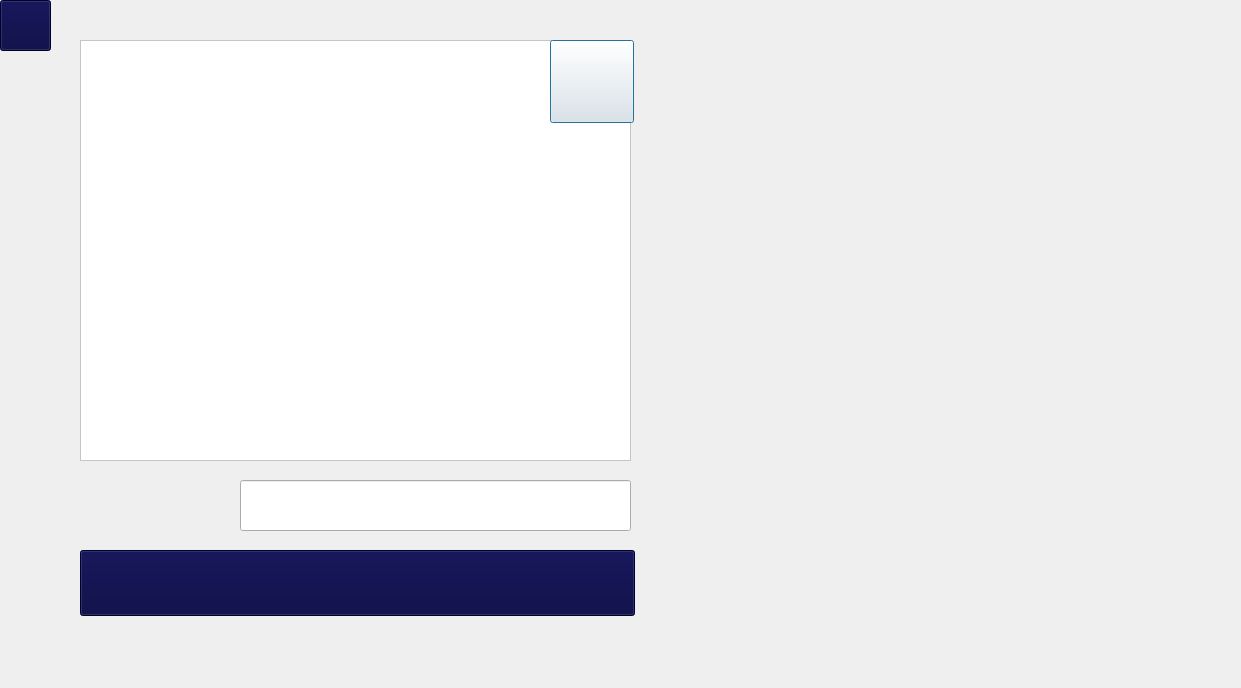
<?xml version="1.0" encoding="UTF-8"?>
<ui version="4.0">
 <class>Cart</class>
 <widget class="QDialog" name="Cart">
  <property name="geometry">
   <rect>
    <x>0</x>
    <y>0</y>
    <width>1241</width>
    <height>688</height>
   </rect>
  </property>
  <property name="windowTitle">
   <string>Dialog</string>
  </property>
  <property name="styleSheet">
   <string notr="true">background-image: url(:/new/prefix1/page cart.png);</string>
  </property>
  <widget class="QListWidget" name="listWidget">
   <property name="geometry">
    <rect>
     <x>80</x>
     <y>40</y>
     <width>551</width>
     <height>421</height>
    </rect>
   </property>
   <property name="styleSheet">
    <string notr="true">background-color: rgb(255, 255, 255);
background-image: url();</string>
   </property>
   <property name="autoScrollMargin">
    <number>2</number>
   </property>
   <property name="editTriggers">
    <set>QAbstractItemView::DoubleClicked</set>
   </property>
  </widget>
  <widget class="QPushButton" name="pushButton_romove">
   <property name="geometry">
    <rect>
     <x>550</x>
     <y>40</y>
     <width>84</width>
     <height>83</height>
    </rect>
   </property>
   <property name="styleSheet">
    <string notr="true">background-image: url(:/new/prefix1/remove cart.png);</string>
   </property>
   <property name="text">
    <string/>
   </property>
  </widget>
  <widget class="QPushButton" name="pushButton_buy">
   <property name="geometry">
    <rect>
     <x>80</x>
     <y>550</y>
     <width>555</width>
     <height>66</height>
    </rect>
   </property>
   <property name="styleSheet">
    <string notr="true">background-image: url(:/new/prefix1/Buy.png);
background-color: rgb(0, 0, 61);</string>
   </property>
   <property name="text">
    <string/>
   </property>
  </widget>
  <widget class="QLineEdit" name="lineEdit_pice">
   <property name="geometry">
    <rect>
     <x>240</x>
     <y>480</y>
     <width>391</width>
     <height>51</height>
    </rect>
   </property>
   <property name="styleSheet">
    <string notr="true">background-color: rgb();
background-image: url();</string>
   </property>
   <property name="readOnly">
    <bool>true</bool>
   </property>
  </widget>
  <widget class="QLabel" name="label">
   <property name="geometry">
    <rect>
     <x>80</x>
     <y>480</y>
     <width>141</width>
     <height>51</height>
    </rect>
   </property>
   <property name="font">
    <font>
     <pointsize>12</pointsize>
     <weight>75</weight>
     <bold>true</bold>
    </font>
   </property>
   <property name="layoutDirection">
    <enum>Qt::LeftToRight</enum>
   </property>
   <property name="styleSheet">
    <string notr="true">background-color: rgb();
background-image: url(:/new/prefix1/total price.png);
</string>
   </property>
   <property name="text">
    <string/>
   </property>
   <property name="alignment">
    <set>Qt::AlignCenter</set>
   </property>
  </widget>
  <widget class="QPushButton" name="pushButton_close">
   <property name="geometry">
    <rect>
     <x>0</x>
     <y>0</y>
     <width>51</width>
     <height>51</height>
    </rect>
   </property>
   <property name="styleSheet">
    <string notr="true">background-color: rgb(0, 0, 61);
background-image: url(:/new/prefix1/Back.png);</string>
   </property>
   <property name="text">
    <string/>
   </property>
  </widget>
 </widget>
 <resources/>
 <connections/>
</ui>
